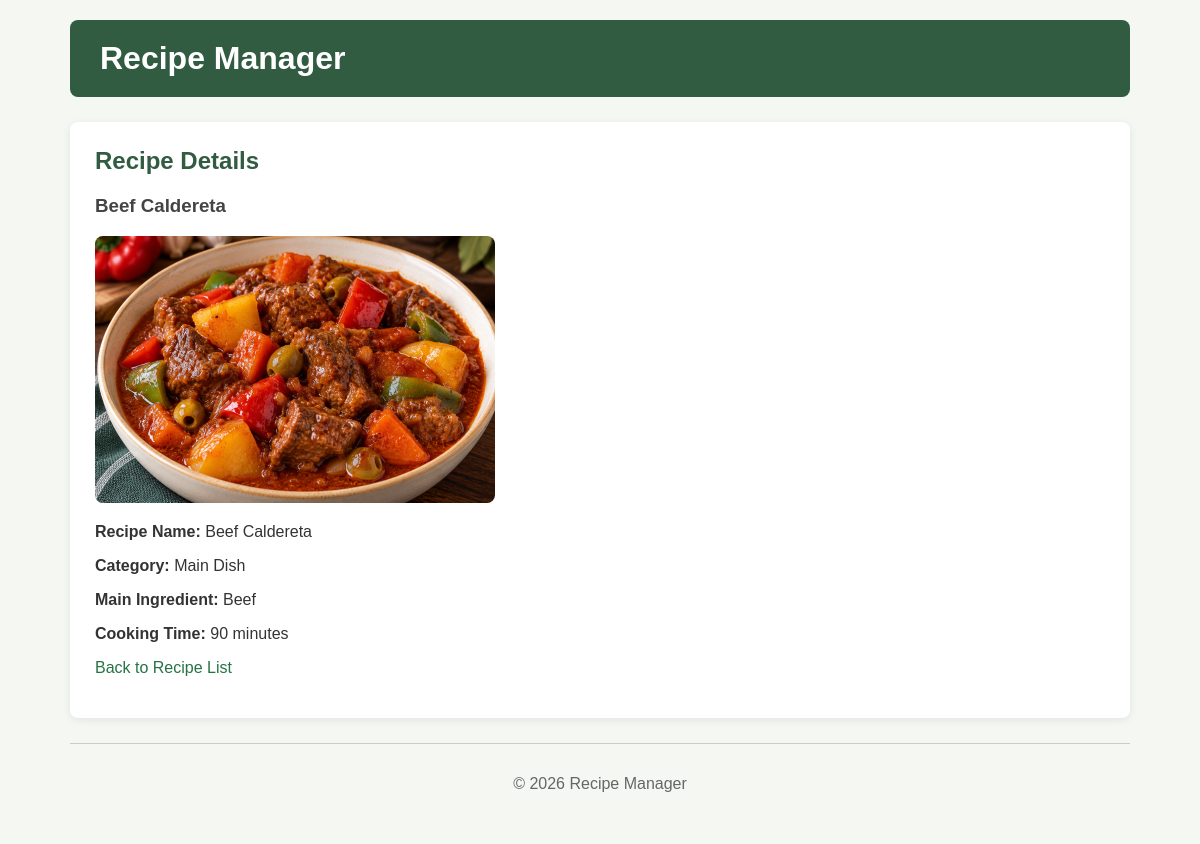
The app's page /recipe_details.php?recipeID=2 with its own data.
### tables this page shows
CREATE TABLE `recipes` (
  `recipeID` int(11) NOT NULL,
  `recipeName` varchar(100) NOT NULL,
  `category` varchar(50) NOT NULL,
  `mainIngredient` varchar(100) NOT NULL,
  `cookingTime` int(11) NOT NULL,
  `recipeImage` varchar(255) DEFAULT NULL
);

### recipe_details.php (the view, shortened to what this page needs)
<?php
require('database.php');
$recipeID = filter_input(INPUT_GET, 'recipeID', FILTER_VALIDATE_INT);
$query = 'SELECT * FROM recipes
          WHERE recipeID = :recipeID';
$statement = $db->prepare($query);
$statement->bindValue(':recipeID', $recipeID);
$statement->execute();
$recipe = $statement->fetch();
$image_name = $recipe['recipeImage'];
$image_name = str_replace('_100.', '_400.', $image_name);
?>
<!DOCTYPE html>
<html>
<head>
    <link rel="stylesheet" href="css/recipe.css">
</head>
<body>
    <header>
        <h1>Recipe Manager</h1>
    </header>
    <main>
        <h2>Recipe Details</h2>
        <h3>
            <?php echo htmlspecialchars($recipe['recipeName']); ?>
        </h3>
        <p>
            <img src="images/<?php echo htmlspecialchars($image_name); ?>"
                 alt="<?php echo htmlspecialchars($recipe['recipeName']); ?>">
        </p>
        <p>
            <strong>Recipe Name:</strong>
            <?php echo htmlspecialchars($recipe['recipeName']); ?>
        </p>
        <p>
            <strong>Category:</strong>
            <?php echo htmlspecialchars($recipe['category']); ?>
        </p>
        <p>
            <strong>Main Ingredient:</strong>
            <?php echo htmlspecialchars($recipe['mainIngredient']); ?>
        </p>
        <p>
            <strong>Cooking Time:</strong>
            <?php echo htmlspecialchars($recipe['cookingTime']); ?> minutes
        </p>
        <p>
            <a href="index.php">Back to Recipe List</a>
        </p>
    </main>
    <footer>
        <p>&copy; 2026 Recipe Manager</p>
    </footer>
</body>
</html>

### css/recipe.css (style rules this page uses)
* { box-sizing: border-box; }
body { font-family: Arial, Helvetica, sans-serif; max-width: 1100px; margin: 0 auto; padding: 20px; background-color: #f5f7f3; color: #333333; }
header { background-color: #315c42; color: white; padding: 20px 30px; border-radius: 8px; margin-bottom: 25px; }
h1 { color: white; margin: 0; }
main { background-color: white; padding: 25px; border-radius: 8px; box-shadow: 0 2px 8px rgba(0, 0, 0, 0.08); }
h2 { color: #315c42; margin-top: 0; }
h3 { color: #444444; }
main p img { max-width: 400px; width: 100%; height: auto; border-radius: 8px; }
a { color: #267344; text-decoration: none; }
footer { text-align: center; color: #666666; border-top: 1px solid #cccccc; margin-top: 25px; padding: 15px; }

### records on screen
recipes: recipeName "Beef Caldereta", category "Main Dish", mainIngredient "Beef", cookingTime "90"
